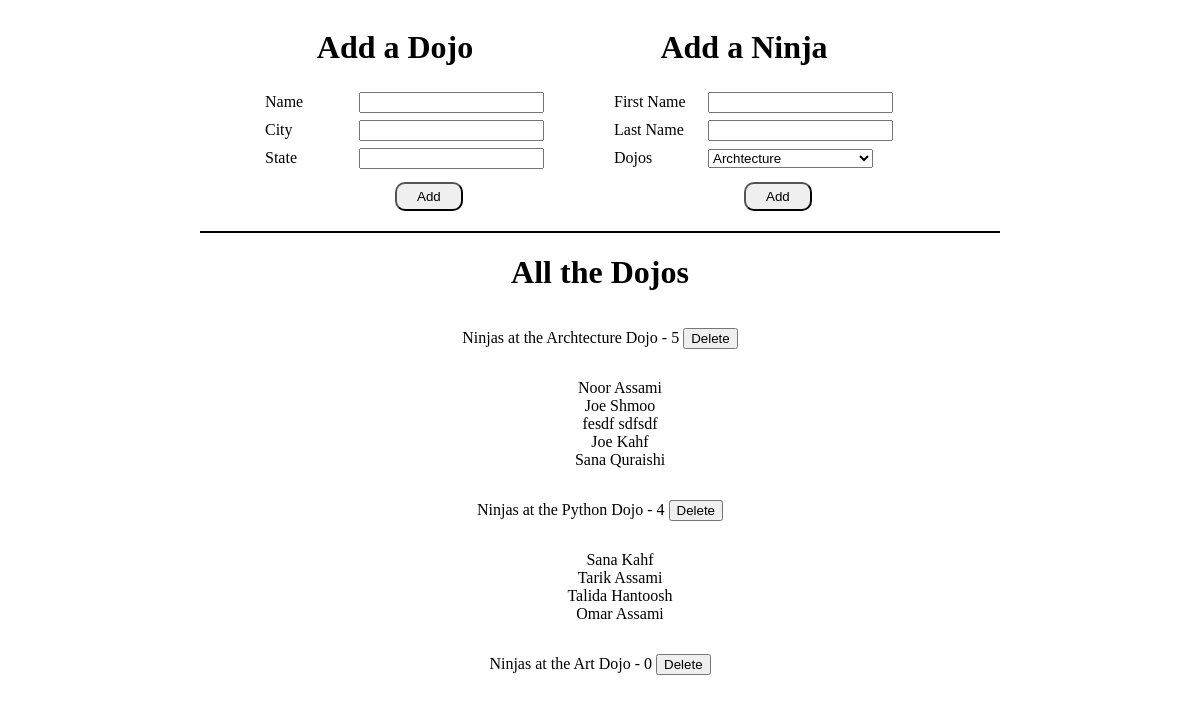
The page / on the database its author committed.
### dojo_ninjas_app/models.py (models this page shows)
class Dojo(models.Model):
    name = models.CharField(max_length=255)
    city = models.CharField(max_length=255)
    state = models.CharField(max_length=2)
    desc = models.TextField(default="old dojo")
    created_at = models.DateTimeField(auto_now_add=True)
    updated_at = models.DateTimeField(auto_now=True)

class Ninja(models.Model):
    first_name = models.CharField(max_length=255)
    last_name = models.CharField(max_length=255)
    dojo = models.ForeignKey(Dojo, related_name="ninjas", on_delete = models.CASCADE)
    created_at = models.DateTimeField(auto_now_add=True)
    updated_at = models.DateTimeField(auto_now=True)

### dojo_ninjas_app/views.py (the view)
# urls.py: path('', views.index),
def index(request):
    context={
        'dojos': Dojo.objects.all()
    }
    return render(request, "index.html", context)

### dojo_ninjas_app/templates/index.html (shortened to what this page needs)
<!DOCTYPE html>
<html lang="en">
<head>
    {% load static %}
    <link rel="stylesheet" href="{% static 'style.css' %}">
</head>
<body>
    <div id="wrapper">
        <div class="content">
            <div class="adding">
                <h1>Add a Dojo</h1>
                <form action="/add_dojo" method="POST">
                    <label for="name">Name </label>
                    <input type="text" name="name"><br>
                    <label for="city">City </label>
                    <input type="text" name="city"><br>
                    <label for="state">State </label>
                    <input type="text" name="state"><br>
                    <input class="add" type="submit" value="Add">
                </form>
            </div>
            <div class="adding">
                <h1>Add a Ninja</h1>
                <form action="/add_ninja" method="POST">
                    <label for="fname">First Name</label>
                    <input type="text" name="fname"><br>
                    <label for="lname">Last Name </label>
                    <input type="text" name="lname"><br>
                    <label for="dojos">Dojos </label>
                    <select name="dojo" id="dojos">
                        {% for dojo in dojos %}
                            <option value= "{{dojo.id}}">{{dojo.name}}</option>
                        {% endfor %}
                    </select>
                    <input class="add" type="submit" value="Add">
                </form>
            </div>
            <div class="line"></div>
            <div class="display">
                <h1>All the Dojos</h1>
                {% for dojo in dojos %}
                    <p class="delete">Ninjas at the {{dojo.name}}  Dojo - {{dojo.ninjas.all.count}}</p>
                    <form class="delete" action="/delete_dojo/{{dojo.id}}" method="POST">
                        <input type="submit" value="Delete">
                    </form>
                    <ul>
                        {% for ninja in dojo.ninjas.all %}
                            <li>{{ninja.first_name}} {{ninja.last_name}}</li>
                        {% endfor %}
                    </ul>
                {% endfor %}
            </div>
        </div>
    </div>
</body>
</html>

### dojo_ninjas_app/static/style.css (style rules this page uses)
#wrapper { width: 800px; margin: 0px auto; }
.adding { margin-left: 45px; width: 300px; display: inline-block; }
h1 { text-align: center; }
.line { margin-top: 10px; border: 1px solid black; }
label { margin: 5px; margin-left: 20px; width: 85px; display: inline-block; }
.add { margin-top: 10px; margin-bottom: 10px; margin-left: 50%; padding: 5px 20px 5px 20px; border-radius: 10px; }
.display { text-align: center; }
#dojos { width: 55%; }
li { overflow-y: auto; }
.delete { display: inline-block; }

### rows shown on the page
Dojo: name "Archtecture", ninjas.all.count "5"
Ninja: first_name "Noor", last_name "Assami"
Ninja: first_name "Joe", last_name "Shmoo"
Ninja: first_name "fesdf", last_name "sdfsdf"
Ninja: first_name "Joe", last_name "Kahf"
Ninja: first_name "Sana", last_name "Quraishi"
Dojo: name "Python", ninjas.all.count "4"
Ninja: first_name "Sana", last_name "Kahf"
Ninja: first_name "Tarik", last_name "Assami"
Ninja: first_name "Talida", last_name "Hantoosh"
Ninja: first_name "Omar", last_name "Assami"
Dojo: name "Art", ninjas.all.count "0"

### other values the page prints
form field dojo "Archtecture"
